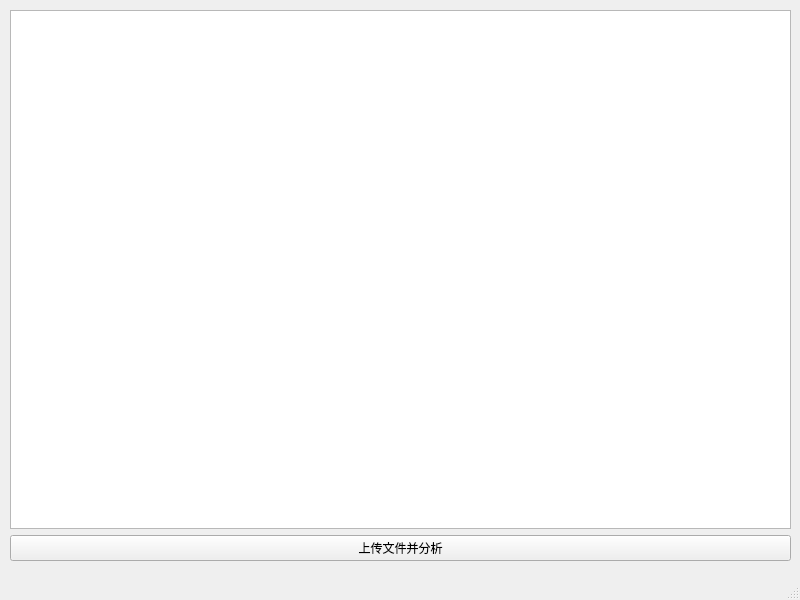
<?xml version="1.0" encoding="UTF-8"?>
<ui version="4.0">
 <class>MainWindow</class>
 <widget class="QMainWindow" name="MainWindow">
  <property name="geometry">
   <rect>
    <x>0</x>
    <y>0</y>
    <width>800</width>
    <height>600</height>
   </rect>
  </property>
  <property name="windowTitle">
   <string>MainWindow</string>
  </property>
  <widget class="QWidget" name="centralwidget">
   <widget class="QWidget" name="verticalLayoutWidget">
    <property name="geometry">
     <rect>
      <x>10</x>
      <y>10</y>
      <width>781</width>
      <height>551</height>
     </rect>
    </property>
    <layout class="QVBoxLayout" name="verticalLayout_2">
     <item>
      <widget class="QPlainTextEdit" name="plainTextEdit"/>
     </item>
     <item>
      <widget class="QPushButton" name="pushButton">
       <property name="text">
        <string>上传文件并分析</string>
       </property>
      </widget>
     </item>
    </layout>
   </widget>
  </widget>
  <widget class="QMenuBar" name="menubar">
   <property name="geometry">
    <rect>
     <x>0</x>
     <y>0</y>
     <width>800</width>
     <height>21</height>
    </rect>
   </property>
  </widget>
  <widget class="QStatusBar" name="statusbar"/>
 </widget>
 <resources/>
 <connections/>
</ui>
